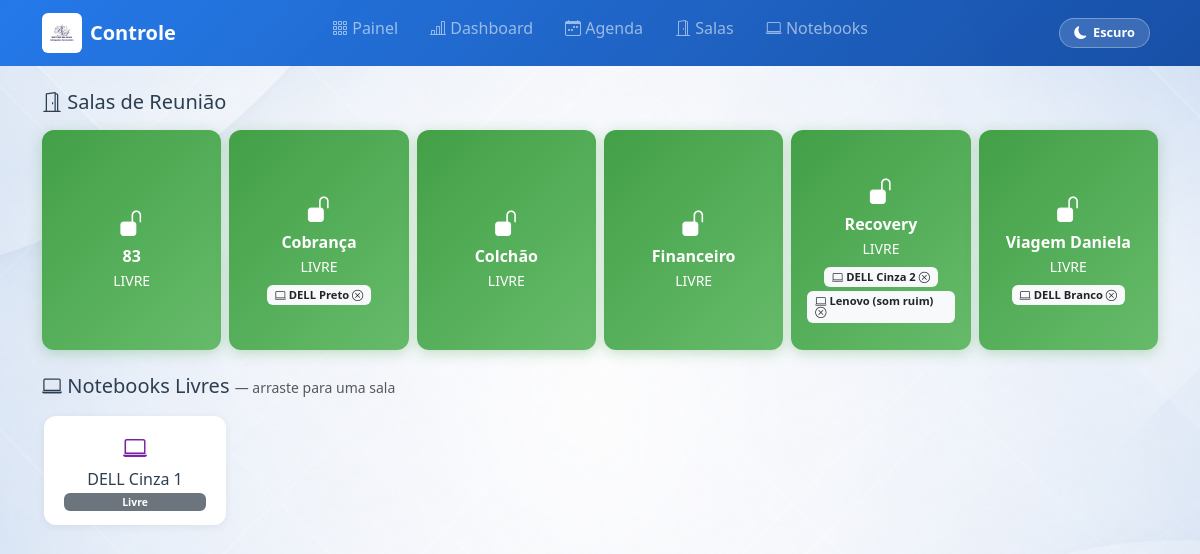
Before: / with the older database file.
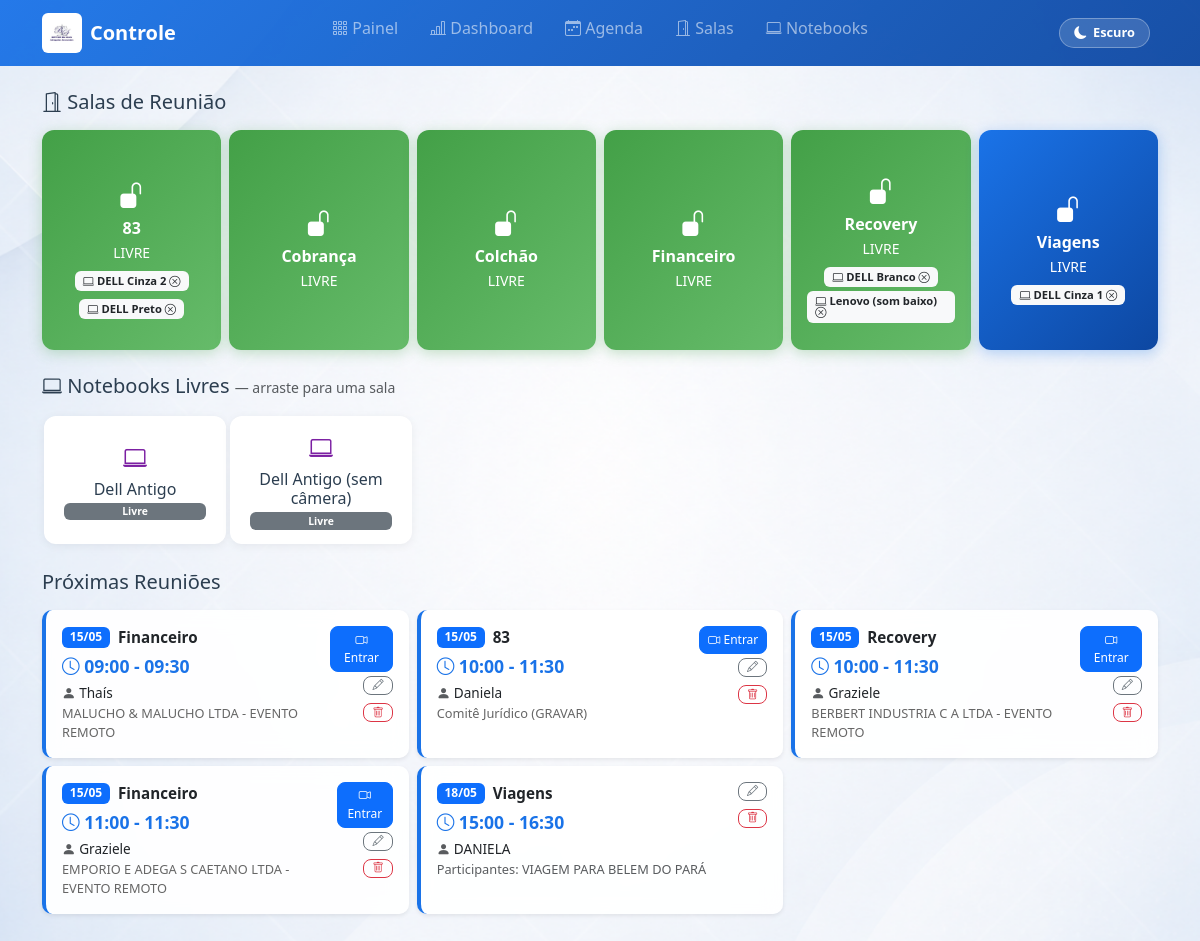
After: the same page with the newer database file.
### tables this page shows
CREATE TABLE salas (
            id INTEGER PRIMARY KEY AUTOINCREMENT,
            nome TEXT NOT NULL UNIQUE
        );

CREATE TABLE notebooks (
            id INTEGER PRIMARY KEY AUTOINCREMENT,
            nome TEXT NOT NULL UNIQUE,
            localizacao TEXT DEFAULT 'Desconhecida',
            responsavel TEXT DEFAULT '',
            atualizado_em TEXT DEFAULT ''
        );

CREATE TABLE reservas_sala (
            id INTEGER PRIMARY KEY AUTOINCREMENT,
            sala_id INTEGER NOT NULL,
            responsavel TEXT NOT NULL,
            data TEXT NOT NULL DEFAULT (date('now','localtime')),
            hora_inicio TEXT NOT NULL,
            hora_fim TEXT NOT NULL,
            motivo TEXT DEFAULT '',
            link_reuniao TEXT DEFAULT '', participantes TEXT DEFAULT '', cnpj_cliente TEXT DEFAULT '', nome_cliente TEXT DEFAULT '', tipo_cliente TEXT DEFAULT '', qtd_notebooks INTEGER DEFAULT 0,
            FOREIGN KEY (sala_id) REFERENCES salas(id) ON DELETE CASCADE
        );

### app.py (the view)
@app.route("/")
def index():
    conn = get_db()
    salas = conn.execute("SELECT * FROM salas ORDER BY nome").fetchall()
    notebooks = conn.execute("SELECT * FROM notebooks ORDER BY nome").fetchall()
    hoje = date.today().isoformat()
    agora = datetime.now().strftime("%H:%M")
    limite = (datetime.now() + timedelta(minutes=DURACAO_REUNIAO)).strftime("%H:%M")
    salas_info = []
    for s in salas:
        reserva = sala_status(conn, s["id"])
        proxima_res = None
        if reserva is None:
            proxima_res = conn.execute("""
                SELECT * FROM reservas_sala
                WHERE sala_id = ? AND data = ? AND hora_inicio > ? AND hora_inicio <= ?
                ORDER BY hora_inicio LIMIT 1
            """, (s["id"], hoje, agora, limite)).fetchone()
        salas_info.append({
            "id": s["id"],
            "nome": s["nome"],
            "ocupada": reserva is not None,
            "responsavel": reserva["responsavel"] if reserva else None,
            "participantes": reserva["participantes"] if reserva else None,
            "motivo": reserva["motivo"] if reserva else None,
            "ate": reserva["hora_fim"] if reserva else None,
            "link_reuniao": reserva["link_reuniao"] if reserva else None,
            "proxima": {
                "responsavel": proxima_res["responsavel"],
                "hora_inicio": proxima_res["hora_inicio"],
                "participantes": proxima_res["participantes"],
                "motivo": proxima_res["motivo"],
            } if proxima_res else None,
        })
    proximas = conn.execute("""
        SELECT rs.*, s.nome as sala_nome
        FROM reservas_sala rs
        JOIN salas s ON s.id = rs.sala_id
        WHERE (rs.data = ? AND rs.hora_fim > ?) OR rs.data > ?
        ORDER BY rs.data, rs.hora_inicio
        LIMIT 15
    """, (hoje, agora, hoje)).fetchall()
    nomes_salas = {s["nome"] for s in salas}
    notebooks_livres = [nb for nb in notebooks if nb["localizacao"] not in nomes_salas]
    notebooks_em_sala = [nb for nb in notebooks if nb["localizacao"] in nomes_salas]
    conn.close()
    return render_template("index.html",
                           salas=salas_info,
                           notebooks=notebooks,
                           notebooks_livres=notebooks_livres,
                           notebooks_em_sala=notebooks_em_sala,
                           proximas=proximas,
                           agora=agora,
                           hoje=hoje)

### app.py (called while the page is built)
def get_db():
    conn = sqlite3.connect(DB_PATH)
    conn.row_factory = sqlite3.Row
    conn.execute("PRAGMA foreign_keys = ON")
    return conn

def sala_status(conn, sala_id):
    hoje = date.today().isoformat()
    agora = datetime.now().strftime("%H:%M")
    return conn.execute("""
        SELECT * FROM reservas_sala
        WHERE sala_id = ? AND data = ? AND hora_inicio <= ? AND hora_fim > ?
    """, (sala_id, hoje, agora, agora)).fetchone()

### templates/index.html (shortened to what the changed rows need)
{% extends "base.html" %}
{% block content %}
<h5 class="mb-3"><i class="bi bi-door-open"></i> Salas de Reunião</h5>
{% if salas %}
<div class="row g-2 mb-4">
    {% for s in salas %}
    <div class="col-6 col-md-3 col-lg-2 d-flex">
        {% if s.ocupada %}
        <div class="sala-card sala-ocupada sala-drop w-100{% if s.nome == 'Viagens' %} sala-viagens{% endif %}" data-sala-id="{{ s.id }}" data-sala-nome="{{ s.nome }}"
             data-bs-toggle="modal" data-bs-target="#liberar{{ s.id }}">
            <div class="sala-status"><i class="bi bi-lock-fill"></i></div>
            <h5>{{ s.nome }}</h5>
            <small><strong>Solicitante: {{ s.responsavel }}</strong></small>
            {% if s.motivo %}<br><small>{{ s.motivo }}</small>{% endif %}
            {% if s.ate == '23:59' %}<br><small>Dia inteiro</small>{% else %}<br><small>Até {{ s.ate }}</small>{% endif %}
            {% if s.link_reuniao %}
            <div class="mt-1"><a href="{{ s.link_reuniao }}" target="_blank" class="badge bg-primary text-white text-decoration-none" style="font-size:0.6rem;" onclick="event.stopPropagation();"><i class="bi bi-camera-video"></i> Entrar na reunião</a></div>
            {% endif %}
            {% for nb in notebooks %}
                {% if nb.localizacao == s.nome %}
                <div class="mt-1">
                    <span class="badge bg-light text-dark nb-in-sala" draggable="true" data-nb-id="{{ nb.id }}" data-nb-nome="{{ nb.nome }}">
                        <i class="bi bi-laptop"></i> {{ nb.nome }} <i class="bi bi-x-circle"></i>
                    </span>
                </div>
                {% endif %}
            {% endfor %}
        </div>
        {% else %}
        <div class="sala-card sala-livre sala-drop w-100{% if s.nome == 'Viagens' %} sala-viagens{% endif %}" data-sala-id="{{ s.id }}" data-sala-nome="{{ s.nome }}"
             data-bs-toggle="modal" data-bs-target="#reservar{{ s.id }}">
            <div class="sala-status"><i class="bi bi-unlock-fill"></i></div>
            <h5>{{ s.nome }}</h5>
            <small>LIVRE</small>
            {% for nb in notebooks %}
                {% if nb.localizacao == s.nome %}
                <div class="mt-1">
                    <span class="badge bg-light text-dark nb-in-sala" draggable="true" data-nb-id="{{ nb.id }}" data-nb-nome="{{ nb.nome }}">
                        <i class="bi bi-laptop"></i> {{ nb.nome }} <i class="bi bi-x-circle"></i>
                    </span>
                </div>
                {% endif %}
            {% endfor %}
        </div>
        {% endif %}
    </div>
    {% endfor %}
</div>
{% else %}
<div class="alert alert-secondary mb-4">
    Nenhuma sala cadastrada. <a href="{{ url_for('gerenciar_salas') }}">Cadastre aqui</a>.
</div>
{% endif %}
<h5 class="mb-3"><i class="bi bi-laptop"></i> Notebooks Livres <small class="text-muted fw-normal" style="font-size:0.7em;">— arraste para uma sala</small></h5>
<div id="zona-livres" class="row g-1 mb-4 align-items-stretch" style="min-height:60px; border:2px dashed transparent; border-radius:12px; transition: border-color 0.2s;">
    {% for nb in notebooks_livres %}
    <div class="col-4 col-md-3 col-lg-2 d-flex">
        <div class="nb-card nb-drag w-100" draggable="true" data-nb-id="{{ nb.id }}" data-nb-nome="{{ nb.nome }}" style="padding:14px 20px;">
            <i class="bi bi-laptop" style="font-size: 1.5rem; color: #7b1fa2;"></i>
            <h6 class="mt-1 mb-1">{{ nb.nome }}</h6>
            <span class="badge bg-secondary" style="font-size:0.65rem;">{{ nb.localizacao }}</span>
        </div>
    </div>
    {% endfor %}
</div>
{% if proximas %}
<h5 class="mt-4 mb-3">Próximas Reuniões</h5>
<div class="row g-2 mb-4">
    {% for r in proximas %}
    <div class="col-12 col-md-6 col-lg-4">
        <div class="card border-0 shadow-sm reuniao-card">
            <div class="card-body p-3">
                <div class="d-flex justify-content-between align-items-start">
                    <div>
                        <div class="d-flex align-items-center gap-2 mb-1">
                            <span class="badge {% if r.data == hoje %}bg-danger{% else %}bg-primary{% endif %}" style="font-size:0.75rem;">
                                {% if r.data == hoje %}HOJE{% else %}{{ r.data[8:10] }}/{{ r.data[5:7] }}{% endif %}
                            </span>
                            <strong style="font-size:0.95rem;">{{ r.sala_nome }}</strong>
                        </div>
                        <div style="font-size:1.1rem; font-weight:700; color:#1a73e8;">
                            <i class="bi bi-clock"></i> {{ r.hora_inicio }} - {{ r.hora_fim }}
                        </div>
                        <div class="mt-1" style="font-size:0.85rem;">
                            <i class="bi bi-person-fill text-muted"></i> {{ r.responsavel }}
                            {% if r.participantes %}<div class="text-muted" style="font-size:0.8rem;">Participantes: {{ r.participantes }}</div>{% endif %}
                        </div>
                        {% if r.motivo %}
                        <div style="font-size:0.8rem; color:#666;">{{ r.motivo }}</div>
                        {% endif %}
                    </div>
                    <div class="d-flex flex-column gap-1 align-items-end">
                        {% if r.link_reuniao %}
                        <a href="{{ r.link_reuniao }}" target="_blank" class="btn btn-primary btn-sm py-1 px-2" style="font-size:0.75rem;">
                            <i class="bi bi-camera-video"></i> Entrar
                        </a>
                        {% endif %}
                        <button class="btn btn-outline-secondary btn-sm py-0 px-2" style="font-size:0.7rem;" data-bs-toggle="modal" data-bs-target="#editar{{ r.id }}" title="Editar"><i class="bi bi-pencil"></i></button>
                        <form method="POST" action="{{ url_for('cancelar_reserva', reserva_id=r.id) }}">
                            <button class="btn btn-outline-danger btn-sm py-0 px-2" style="font-size:0.7rem;" title="Excluir"><i class="bi bi-trash"></i></button>
                        </form>
                    </div>
                </div>
            </div>
        </div>
    </div>
                            {% set dur_atual = ((r.hora_fim[:2]|int * 60 + r.hora_fim[3:5]|int) - (r.hora_inicio[:2]|int * 60 + r.hora_inicio[3:5]|int)) %}
    {% endfor %}
</div>
{% endif %}
{% endblock %}

Changed rows visible on the page:
removed notebooks: nome "Lenovo (som ruim)", shown under salas "Recovery"
removed salas: nome "Viagem Daniela", notebooks (nome "DELL Branco")
no longer on one of the page's lists (row edited): notebooks: nome "DELL Cinza 1", localizacao "Livre"
changed salas (number 1 of 6 on the later page): gains notebooks (nome "DELL Cinza 2"); gains notebooks (nome "DELL Preto")
changed salas "Cobrança": loses notebooks (nome "DELL Preto")
changed salas "Recovery": gains notebooks (nome "DELL Branco"); loses notebooks (nome "DELL Cinza 2")
added notebooks: nome "Lenovo (som baixo)", shown under salas "Recovery"
added salas: nome "Viagens", notebooks (nome "DELL Cinza 1")
added notebooks: nome "Dell Antigo", localizacao "Livre", shown under "Notebooks Livres — arraste para uma sala"
added notebooks: nome "Dell Antigo (sem câmera)", localizacao "Livre", shown under "Notebooks Livres — arraste para uma sala"
added reservas_sala: data "15", data "05", sala_nome "Financeiro", hora_inicio "09:00", hora_fim "09:30", responsavel "Thaís", motivo "MALUCHO & MALUCHO LTDA - EVENTO REMOTO"
added reservas_sala: data "15", data "05", sala_nome "83", hora_inicio "10:00", hora_fim "11:30", responsavel "Daniela", motivo "Comitê Jurídico (GRAVAR)"
added reservas_sala: data "15", data "05", sala_nome "Recovery", hora_inicio "10:00", hora_fim "11:30", responsavel "Graziele", motivo "BERBERT INDUSTRIA C A LTDA - EVENTO REMOTO"
added reservas_sala: data "15", data "05", sala_nome "Financeiro", hora_inicio "11:00", hora_fim "11:30", responsavel "Graziele", motivo "EMPORIO E ADEGA S CAETANO LTDA - EVENTO REMOTO"
added reservas_sala: data "18", data "05", sala_nome "Viagens", hora_inicio "15:00", hora_fim "16:30", responsavel "DANIELA", participantes "VIAGEM PARA BELEM DO PARÁ"
Other visible differences:
text now shown: "Próximas Reuniões"
